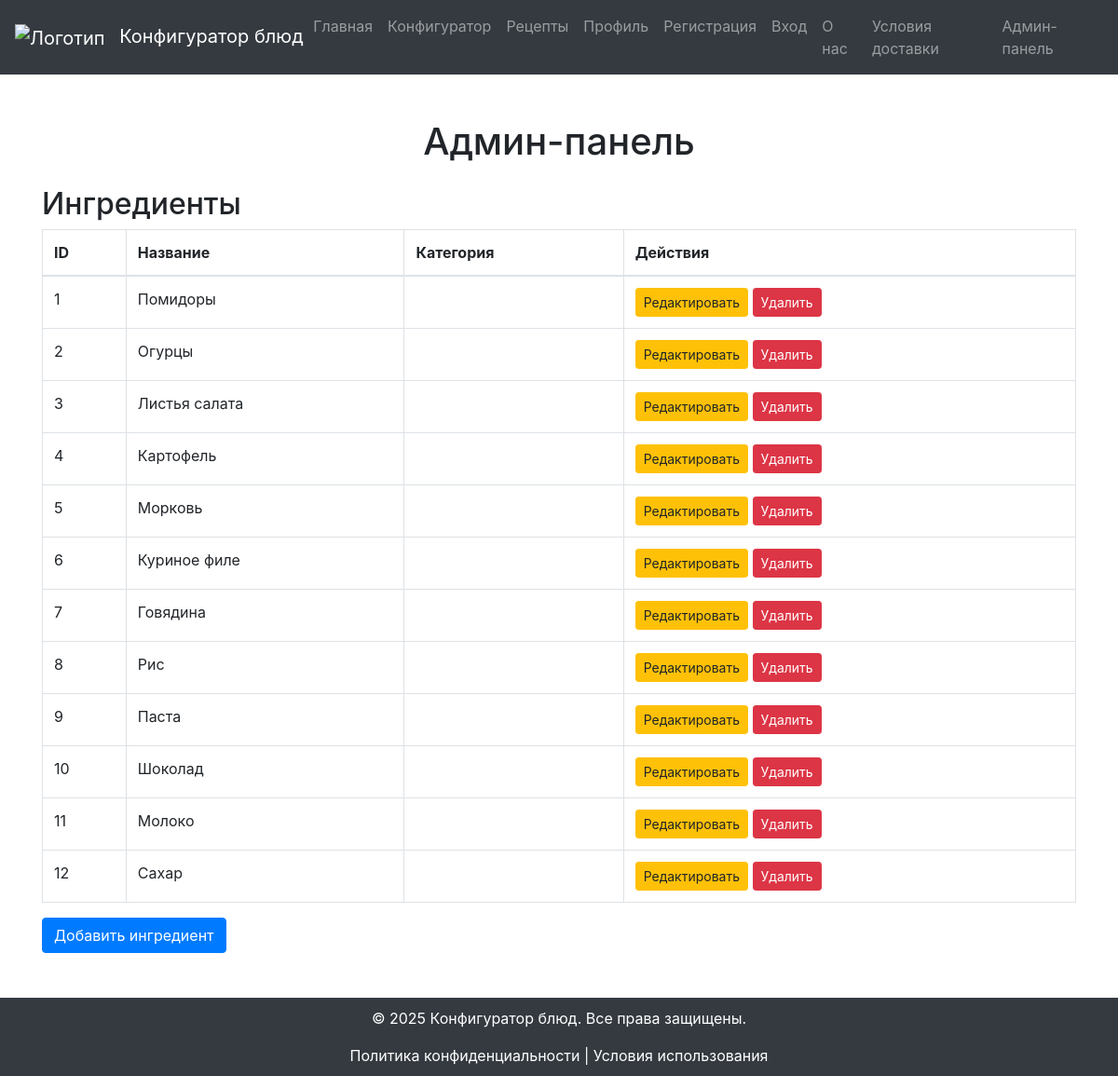
/admin.php (signed in), run on the app's committed database.
### tables this page shows
CREATE TABLE `ingredients` (
  `id` int(11) NOT NULL,
  `name` varchar(100) NOT NULL,
  `category_id` int(11) DEFAULT NULL,
  `category` varchar(255) NOT NULL
);

### admin.php (the view, shortened to what this page needs)
<?php
require_once 'config.php';
$stmt = $conn->prepare("SELECT id, name, category FROM ingredients");
$stmt->execute();
$result = $stmt->get_result();
$ingredients = [];
while ($row = $result->fetch_assoc()) {
    $ingredients[] = $row;
}
?>
<!DOCTYPE html>
<html lang="ru">
<head>
    <link href="https://stackpath.bootstrapcdn.com/bootstrap/4.5.2/css/bootstrap.min.css" rel="stylesheet">
</head>
<body>
    <div class="wrapper">
        <?php include 'navbar.php'; ?>
        <div class="container mt-5 content">
            <h1 class="text-center mb-4">Админ-панель</h1>
            <h2>Ингредиенты</h2>
            <table class="table table-bordered">
                <thead>
                    <tr>
                        <th>ID</th>
                        <th>Название</th>
                        <th>Категория</th>
                        <th>Действия</th>
                    </tr>
                </thead>
                <tbody>
                    <?php foreach ($ingredients as $ingredient): ?>
                    <tr>
                        <td><?php echo htmlspecialchars($ingredient['id']); ?></td>
                        <td><?php echo htmlspecialchars($ingredient['name']); ?></td>
                        <td><?php echo htmlspecialchars($ingredient['category']); ?></td>
                        <td>
                            <a href="edit_ingredient.php?id=<?php echo $ingredient['id']; ?>" class="btn btn-warning btn-sm">Редактировать</a>
                            <a href="delete_ingredient.php?id=<?php echo $ingredient['id']; ?>" class="btn btn-danger btn-sm">Удалить</a>
                        </td>
                    </tr>
                    <?php endforeach; ?>
                </tbody>
            </table>
            <a href="add_ingredient.php" class="btn btn-primary">Добавить ингредиент</a>
        </div>
        <footer class="footer text-center mt-5">
            <div class="container">
                <p>© <?php echo date('Y'); ?> Конфигуратор блюд. Все права защищены.</p>
                <a href="#" class="text-white">Политика конфиденциальности</a> |
                <a href="#" class="text-white">Условия использования</a>
            </div>
        </footer>
    </div>
</body>
</html>

### navbar.php (shortened to what this page needs)
<?php
$userRole = $_SESSION['user_role'] ?? '';
?>
<nav class="navbar navbar-expand-lg navbar-dark">
    <a class="navbar-brand" href="index.php">
        <img src="https://img.icons8.com/color/48/000000/chef-hat.png" alt="Логотип" style="height: 30px; width: 30px; margin-right: 10px;">
        Конфигуратор блюд
    </a>
    <div class="collapse navbar-collapse" id="navbarNav">
        <ul class="navbar-nav ml-auto">
            <li class="nav-item">
                <a class="nav-link" href="index.php">Главная</a>
            </li>
            <li class="nav-item">
                <a class="nav-link" href="configurator.php">Конфигуратор</a>
            </li>
            <li class="nav-item">
                <a class="nav-link" href="recipes.php">Рецепты</a>
            </li>
            <li class="nav-item">
                <a class="nav-link" href="profile.php">Профиль</a>
            </li>
            <li class="nav-item">
                <a class="nav-link" href="register.php">Регистрация</a>
            </li>
            <li class="nav-item">
                <a class="nav-link" href="login.php">Вход</a>
            </li>
            <li class="nav-item">
                <a class="nav-link" href="about.php">О нас</a>
            </li>
            <li class="nav-item">
                <a class="nav-link" href="delivery.php">Условия доставки</a>
            </li>
            <?php if ($userRole === 'admin'): ?>
            <li class="nav-item">
                <a class="nav-link" href="admin.php">Админ-панель</a>
            </li>
            <?php endif; ?>
        </ul>
    </div>
</nav>

### admin.php (style rules this page uses)
body, html { height: 100%; margin: 0; }
.wrapper { display: flex; flex-direction: column; min-height: 100vh; }
.navbar { background-color: #343a40; }
.content { flex: 1; }
.footer { background-color: #343a40; color: white; padding: 10px 0; position: relative; bottom: 0; width: 100%; }

### data on the page
ingredients: id "1", name "Помидоры"
ingredients: id "2", name "Огурцы"
ingredients: id "3", name "Листья салата"
ingredients: id "4", name "Картофель"
ingredients: id "5", name "Морковь"
ingredients: id "6", name "Куриное филе"
ingredients: id "7", name "Говядина"
ingredients: id "8", name "Рис"
ingredients: id "9", name "Паста"
ingredients: id "10", name "Шоколад"
ingredients: id "11", name "Молоко"
ingredients: id "12", name "Сахар"
